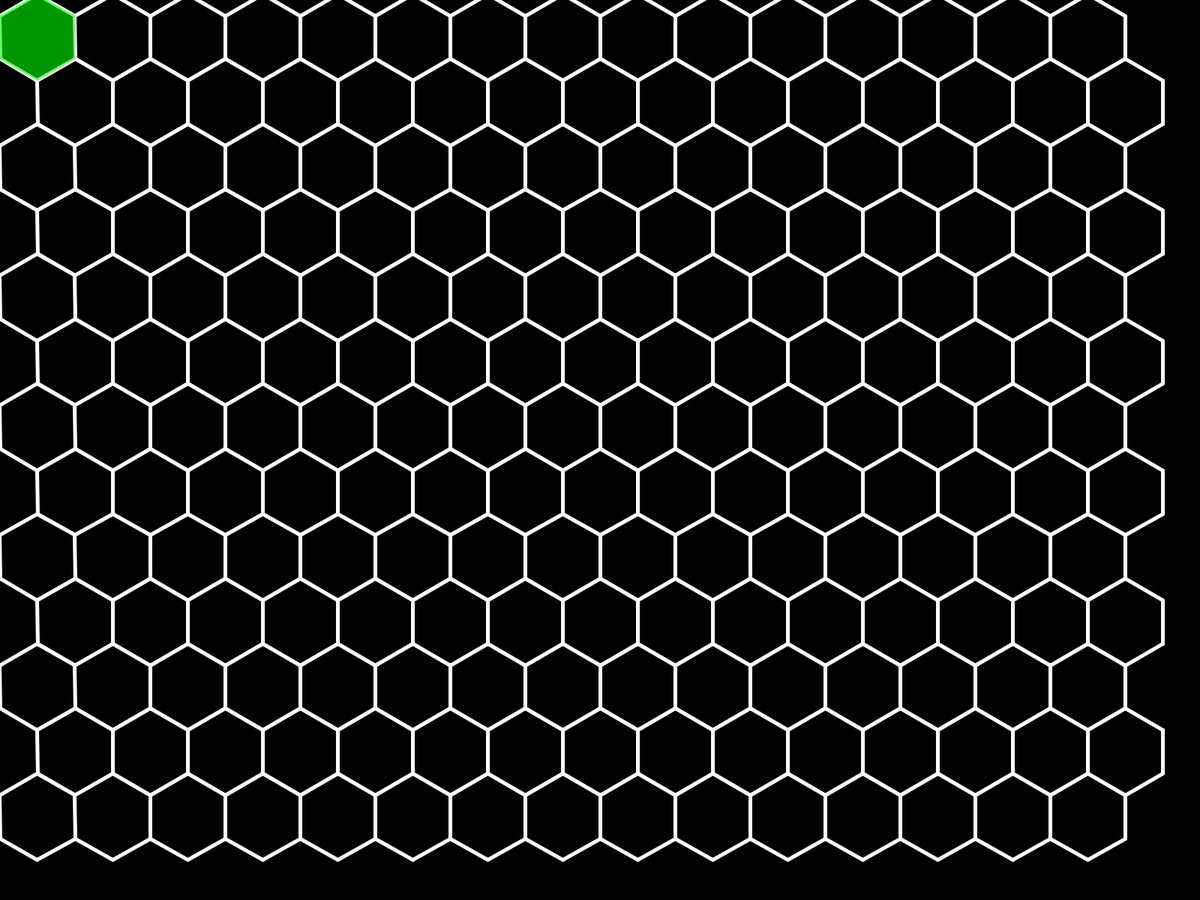
Frame 1 (no input)
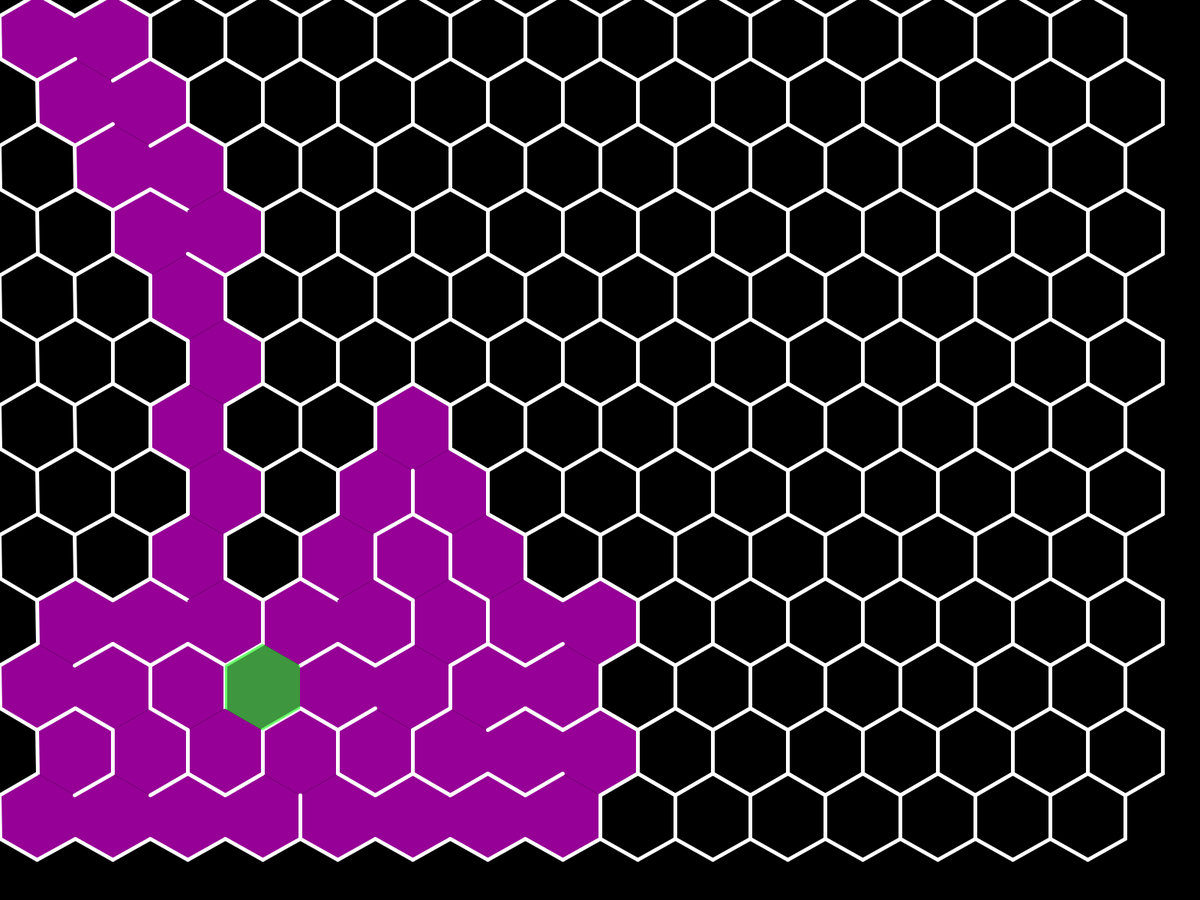
Frame 60 (the mouse pressed at the canvas centre just before this capture)
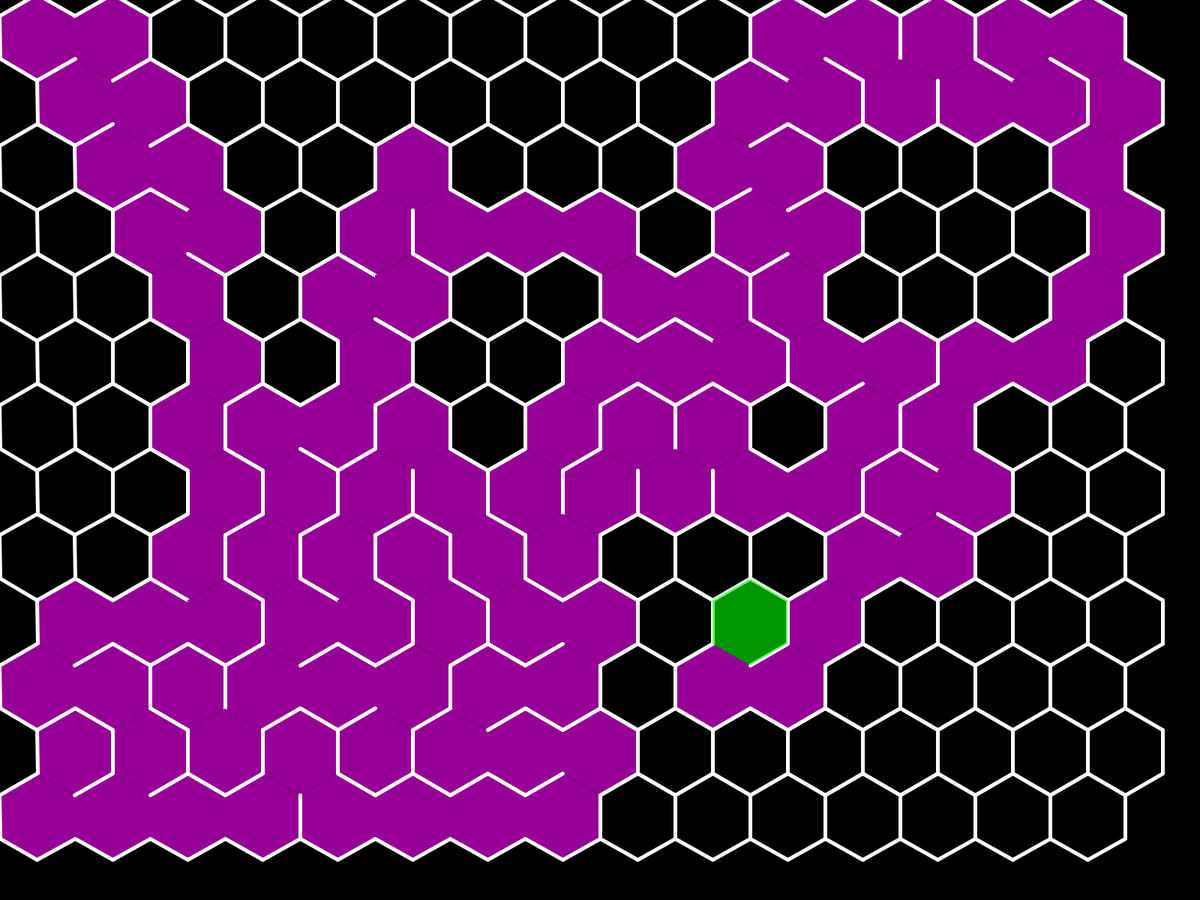
Frame 120 (the mouse held since frame 60 and released just before this capture)

The Processing sketch that drew these frames (run headless with seeded random() and noise(); from frame 60 on, the mouse is pressed at the canvas centre):

// Processing sketch: MazeHexagon
// ── MazeHexagon.pde
int w = 100;

ArrayList<Cell> grid = new ArrayList<Cell>();
Cell current;
ArrayList<Cell> stack = new ArrayList<Cell>();
int cols, rows;

void setup(){
  fullScreen();
  cols = floor(width/w-1);
  rows = floor(height/(w/sqrt(3)*3/2));
  for(int j = 0; j < rows; j++){
    for(int i = 0; i < cols; i++){
      Cell cell = new Cell(i, j);
      grid.add(cell);
    }
  }
  current = grid.get(0);
}

void draw(){
  background(0);
  fill(0);
  strokeWeight(5);
  for(int i = 0; i < grid.size(); i++){
    grid.get(i).show();
  }
  
  current.visited = true;
  current.highlight();
  
  Cell next = current.checkNeighbors();
  if(next != null){
    stack.add(current);
    removeWalls(current, next);
    current = next;
  }
  else if(stack.size() > 0){
    current = stack.remove(stack.size()-1);
  }
}
// ── Method.pde
void addrHexagonLines(float i, float j, boolean[] walls) {
  float xoff = 0;
  if (j%2 == 1) {
    xoff=w/2;
  }
  polygonLines((i+0.5)*w+xoff, (j+1/sqrt(3))*(w/sqrt(3)*3/2), 6, w/sqrt(3), radians(-90), walls);
}

void addrHexagon(float i, float j) {
  float xoff = 0;
  if (j%2 == 1) {
    xoff=w/2;
  }
  polygon((i+0.5)*w+xoff, (j+1/sqrt(3))*(w/sqrt(3)*3/2), 6, w/sqrt(3), radians(-90));
}

void polygon(float x, float y, int n, float r, float rot) {
  beginShape();
  for (float i = 0; i < n; i++) {
    vertex(x+cos(i/n*TWO_PI+rot)*r, y+sin(i/n*TWO_PI+rot)*r);
  }
  endShape();
}

void polygonLines(float x, float y, int n, float r, float rot, boolean[] walls) {
  PVector[] points = new PVector[n];
  for (float i = 0; i < n; i++) {
    points[floor(i)] = new PVector(x+cos(i/n*TWO_PI+rot)*r, y+sin(i/n*TWO_PI+rot)*r);
  }
  for (int i = 0; i < n; i++) {
    if (walls[i]) {
      stroke(255);
    } else {
      noStroke();
    }
    lineVec(points[i], points[(i+1)%n]);
  }
}

void lineVec(PVector a, PVector b) {
  line(a.x, a.y, b.x, b.y);
}

int index(int i, int j, boolean correcting) {
  int xoff = 0;
  if (j%2==1 && correcting) {
    xoff = -1;
  }
  if (i+xoff < 0 || j < 0 || i+xoff > cols-1 || j > rows-1) {
    return 0;
  }
  return i+j*cols+xoff;
}

void removeWalls(Cell a, Cell b) {
  int x = a.i - b.i;
  int y = a.j - b.j;
  int xoff = 0;
  if (a.j%2==0) {
    xoff = -1;
  }
  int offedx = x+xoff;
  if (offedx==-1 && y == -1) {
    a.walls[2] = false;
    b.walls[5] = false;
  }
  if (offedx==0 && y == -1) {
    a.walls[3] = false;
    b.walls[0] = false;
  }
  if (x==1 && y == 0) {
    a.walls[4] = false;
    b.walls[1] = false;
  }
  if (x==-1 && y == 0) {
    a.walls[1] = false;
    b.walls[4] = false;
  }
  if (offedx==-1 && y == 1) {
    a.walls[0] = false;
    b.walls[3] = false;
  }
  if (offedx==0 && y == 1) {
    a.walls[5] = false;
    b.walls[2] = false;
  }
}
// ── class.pde
class Cell{
  int i, j;
  boolean visited = false;
  boolean[] walls = {true, true, true, true, true, true};
  
  Cell(int i, int j){
    this.i = i; 
    this.j = j;
  }
  
  void show(){
    noStroke();
    fill(0);
    addrHexagon(i, j);
    if(visited){
      fill(255, 0, 255, 150);
      addrHexagon(i, j);
    }
    stroke(255);
    addrHexagonLines(i, j, walls);
  }
  
  void highlight(){
    noStroke();
    fill(0, 255, 0, 150);
    addrHexagon(i, j);
  }
  
  Cell checkNeighbors(){
    ArrayList<Cell> neighbors = new ArrayList<Cell>();
    
    Cell TL = grid.get(index(i, j+1, true));
    Cell TR = grid.get(index(i+1, j+1, true));
    Cell L = grid.get(index(i-1, j, false));
    Cell R = grid.get(index(i+1, j, false));
    Cell BL = grid.get(index(i, j-1, true));
    Cell BR = grid.get(index(i+1, j-1, true));
    /*print(str(i)+","+str(j));
    print(str(TL.i)+","+str(TL.j));
    print(str(TR.i)+","+str(TR.j));
    print(str(L.i)+","+str(L.j));
    print(str(R.i)+","+str(R.j));
    print(str(BL.i)+","+str(BL.j));
    print(str(BR.i)+","+str(BR.j));*/
    if(TL != null && !TL.visited){
      neighbors.add(TL);
    }
    if(TR != null && !TR.visited){
      neighbors.add(TR);
    }
    if(L != null && !L.visited){
      neighbors.add(L);
    }
    if(R != null && !R.visited){
      neighbors.add(R);
    }
    if(BL != null && !BL.visited){
      neighbors.add(BL);
    }
    if(BR != null && !BR.visited){
      neighbors.add(BR);
    }
    if(neighbors.size() > 0){
      int r = floor(random(0, neighbors.size()));//Will be crush sometime?
      return neighbors.get(r);
    }
    else{
      return null;
    }
  }
}
